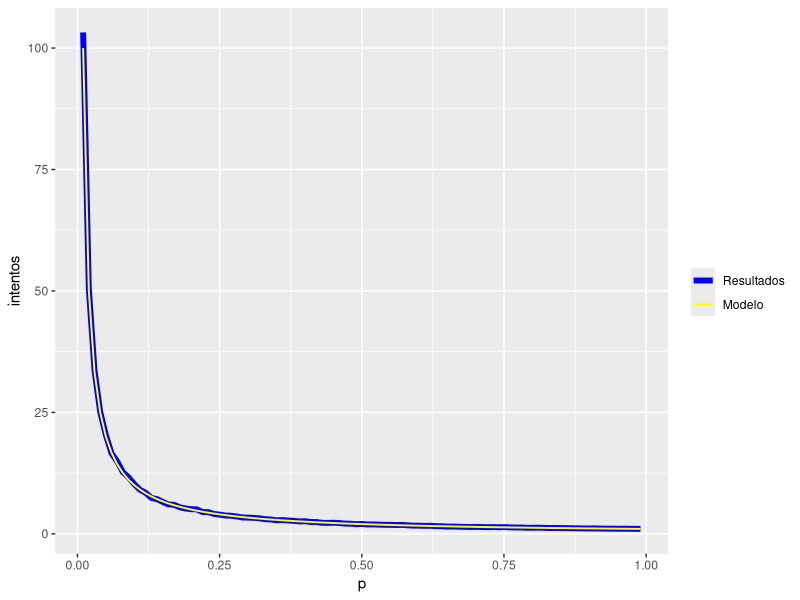

The R source for this figure:
library(ggplot2)

exito_fracaso <- function(p) {
  rv <- ifelse(runif(1) < p, 1, 0)
  return(rv)
}

repito_exito_fracaso <- function(n, p) {
  repeticiones <- rep(NA, n)
  for (r in repeticiones) {
    r <- exito_fracaso(p)
  }
  return(repeticiones)
}

cuantos_exitos <- function(n, p) {
  return(sum(repito_exito_fracaso(n, p)))
}


perseverancia_exito <- function(p) {
  repeticiones <- 0
  exito <- 0
  while (exito == 0) {
    repeticiones <- repeticiones + 1
    exito <- exito_fracaso(p)
  }
  
  return(repeticiones)
}

muchas_perseverancia_exito <- function(p) {
  rv <- rep(NA, 1000)
  for (i in 1:1000) {
    rv[i] <- perseverancia_exito(p)
  }
  return(mean(rv))
}

muchas_perseverancia_exito(0.8)
modelo <- function(x) {
  1/x
}


p <- seq(0.01, 0.99, by=0.01)
yy <- lapply(p, muchas_perseverancia_exito)
zz <- lapply(p, modelo)
frame <- data.frame(x=p, intentos=as.numeric(yy), exp=as.numeric(zz))

g <- ggplot(frame, aes(p))
g <- g + geom_line(aes(x=p, y=intentos, colour="blue"), size=2)
g <- g + geom_line(aes(x=p, y=exp, colour="yellow"), size=0.666)
g <- g + scale_color_identity(guide="legend", name="", labels = c("Resultados", "Modelo"))
g
